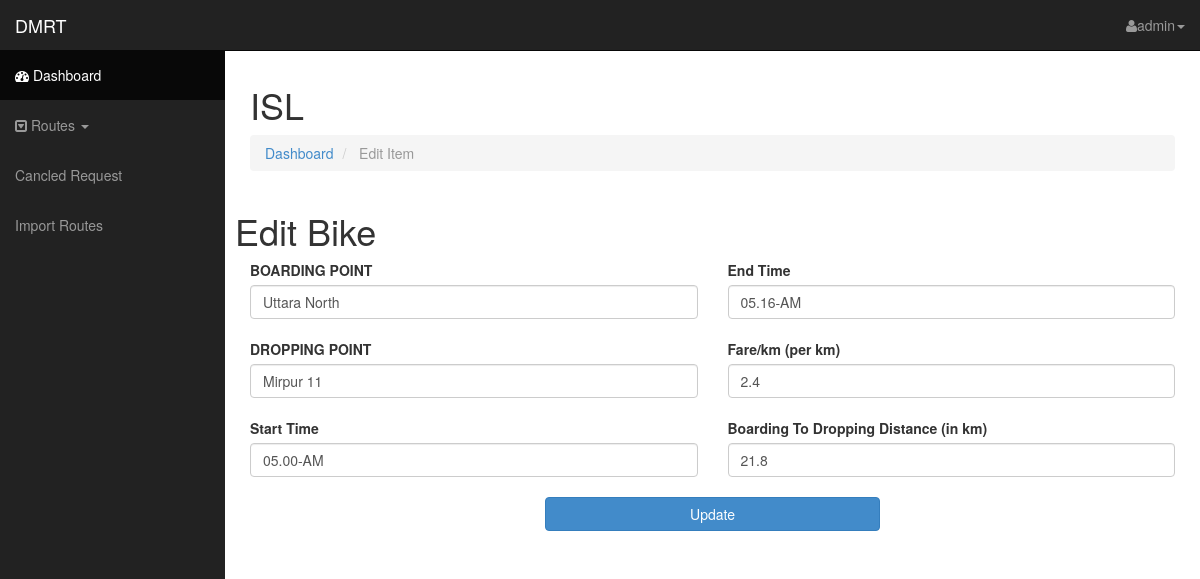
The app's page /admin/edit_item.php?edit=4 (signed in) with its own data.
### tables this page shows
CREATE TABLE `route_details` (
  `rd_id` int(11) NOT NULL,
  `rd_boarding_point` varchar(255) NOT NULL,
  `rd_dropping_point` varchar(255) NOT NULL,
  `rd_start_timing` varchar(255) NOT NULL,
  `rd_end_timing` varchar(255) NOT NULL,
  `rd_fare_per_km` varchar(255) NOT NULL,
  `rd_distance` varchar(255) NOT NULL,
  `rd_total_fare` varchar(255) NOT NULL
);

### admin/lib/database.php (called while the page is built, shortened)
<?php
Class Database{
	public $host   = DB_HOST;
	public $user   = DB_USER;
	public $pass   = DB_PASS;
	public $dbname = DB_NAME;
	public $link;
	private function connectDB(){
	$this->link = new mysqli($this->host, $this->user, $this->pass, $this->dbname);
 }
	public function select($query){
		$result = $this->link->query($query) or die($this->link->error.__LINE__);
		if($result->num_rows > 0){
			return $result;
		} else {
			return false;
		}
	}
}

### admin/edit_item.php (the view, shortened to what this page needs)
<?php require 'include/header.php'; ?>
<?php require 'include/sidebar.php'; ?>
<div id="page-wrapper">
	<div class="row">
		<div class="col-lg-12">
			<h1>ISL<small></small></h1>
			<ol class="breadcrumb">
				<li><a href=""><i class="icon-dashboard"></i> Dashboard</a></li>
				<li class="active"><i class="icon-file-alt"></i> Edit Item</li>
			</ol>
			<div class="row">
				<?php
					if (isset($_GET['edit'])) {
						$rd_id = $_GET['edit'];
						$select_query = "SELECT * FROM route_details WHERE rd_id = $rd_id";
						$rslts = $db->select($select_query);
						if ($rslts) {
							$row = $rslts->fetch_array();
							?>
				<h1>Edit Bike</h1>
					<form role="form" method="post" action="edit_item.php" enctype="multipart/form-data">
					<div class="col-md-6">
							<label class="control-label" for="inputSuccess">BOARDING POINT</label>
							<input name="boarding_point" type="text" value="<?php echo $row['rd_boarding_point'] ?>" class="form-control" id="inputSuccess"><br>
							<label class="control-label" for="inputSuccess">DROPPING POINT</label>
							<input name="dropping_point" type="text" value="<?php echo $row['rd_dropping_point'] ?>" class="form-control" id="inputSuccess"><br>
							<label class="control-label" for="inputSuccess">Start Time</label>
							<input name="start_timing" type="text" value="<?php echo $row['rd_start_timing'] ?>" class="form-control" id="inputSuccess"><br>
						</div>
						<div class="col-md-6">
							<label class="control-label" for="inputSuccess">End Time</label>
							<input name="end_timing" type="text" value="<?php echo $row['rd_end_timing'] ?>" class="form-control" id="inputSuccess"><br>
							<label class="control-label" for="inputSuccess">Fare/km (per km)</label>
							<input name="fare_per_km" type="text" value="<?php echo $row['rd_fare_per_km'] ?>" class="form-control" id="inputSuccess"><br>
							<label class="control-label" for="inputSuccess">Boarding To Dropping Distance (in km)</label>
							<input name="distance" type="text" value="<?php echo $row['rd_distance'] ?>" class="form-control" id="inputSuccess"><br>
						</div>
						<input type="submit" name="edit_item" class="cstm_save btn btn-block btn-primary" value="Update"><br>
					</form>
						<?php }
					}
					?>
				</div>
			</div>
		</div>
	</div>
</div>
<?php require 'include/footer.php'; ?>

### admin/css/sb-admin.css (style rules this page uses)
body { margin-top: 50px; }
#page-wrapper { width: 100%; padding: 5px 15px; }
@media (min-width:768px) { #page-wrapper { padding: 15px 25px; } }
input.cstm_save.btn.btn-block.btn-primary { width: 35% !important; margin: 0 auto !important; }

### records on screen
route_details: boarding_point "Uttara North", dropping_point "Mirpur 11", start_timing "05.00-AM", end_timing "05.16-AM", fare_per_km "2.4", distance "21.8"

### other values on screen
Session::get_session("adminName") "admin"
